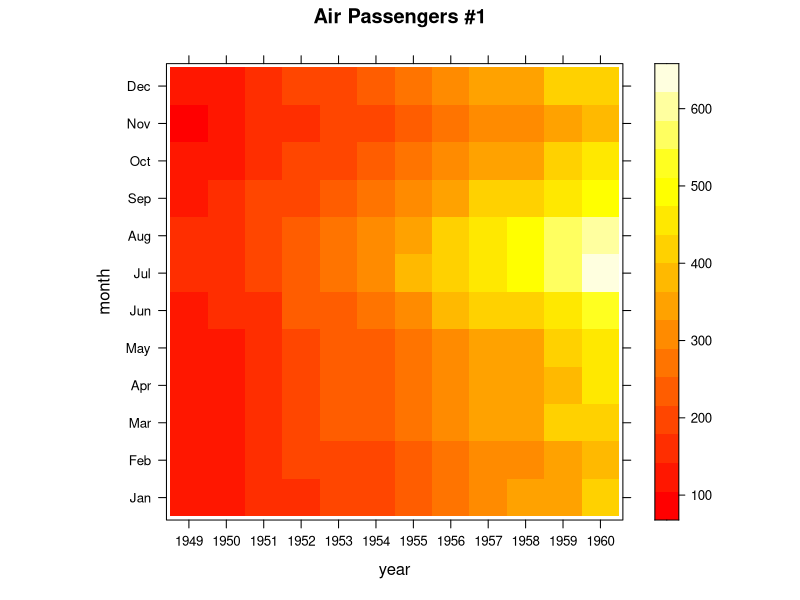
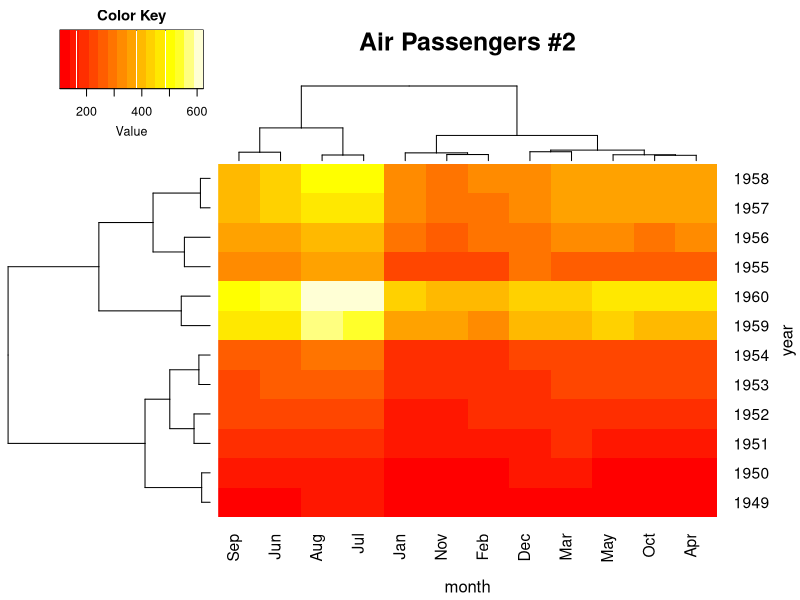
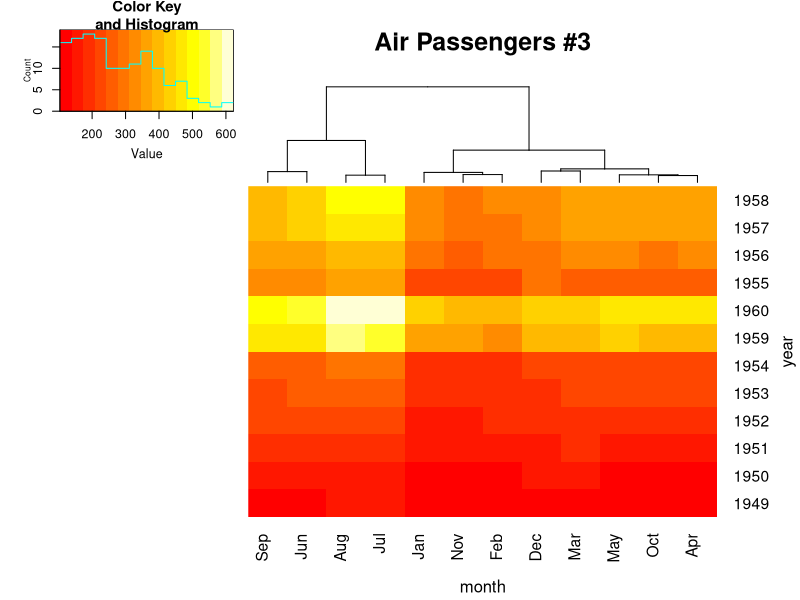
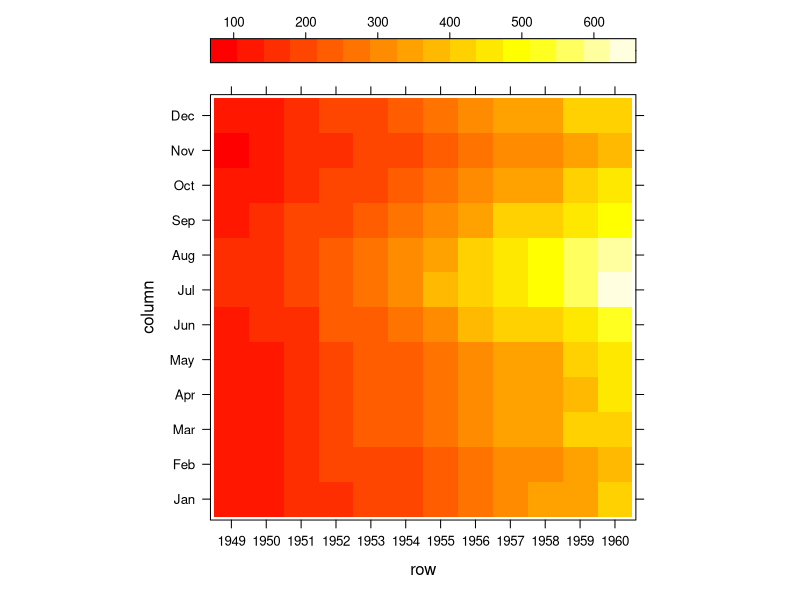
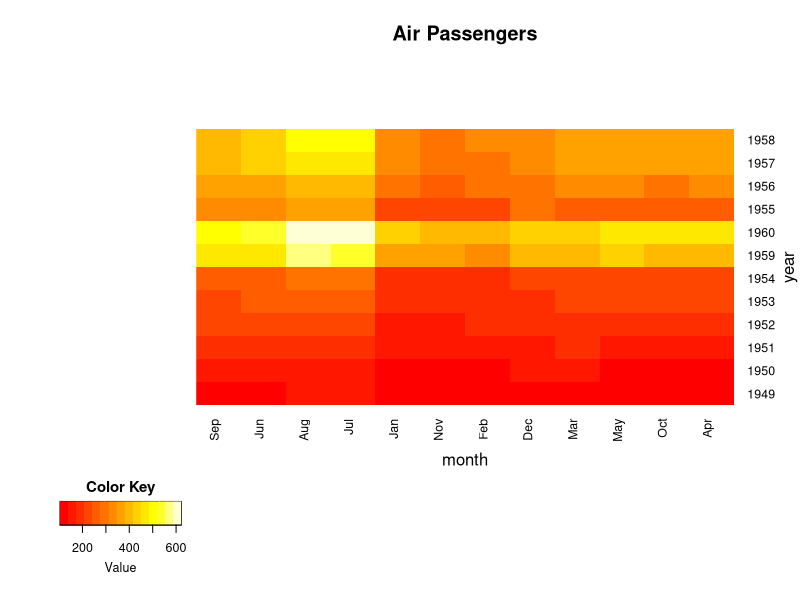
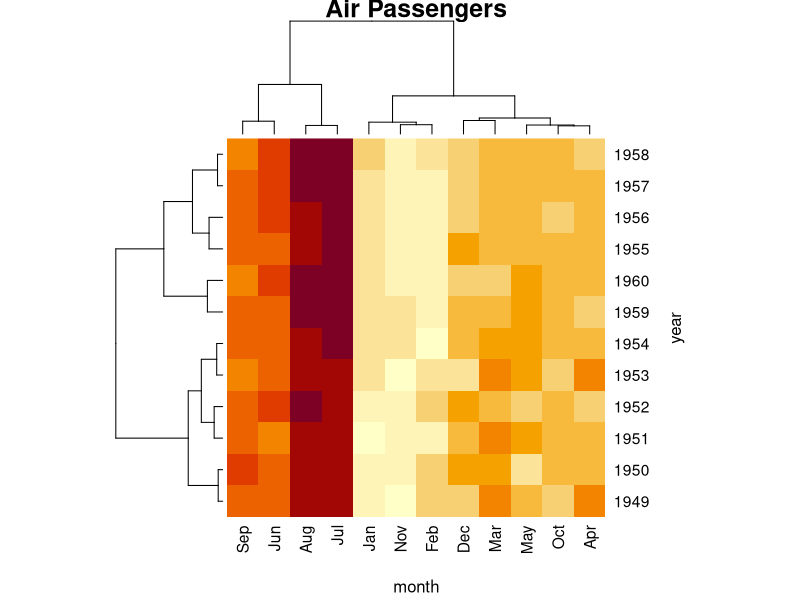
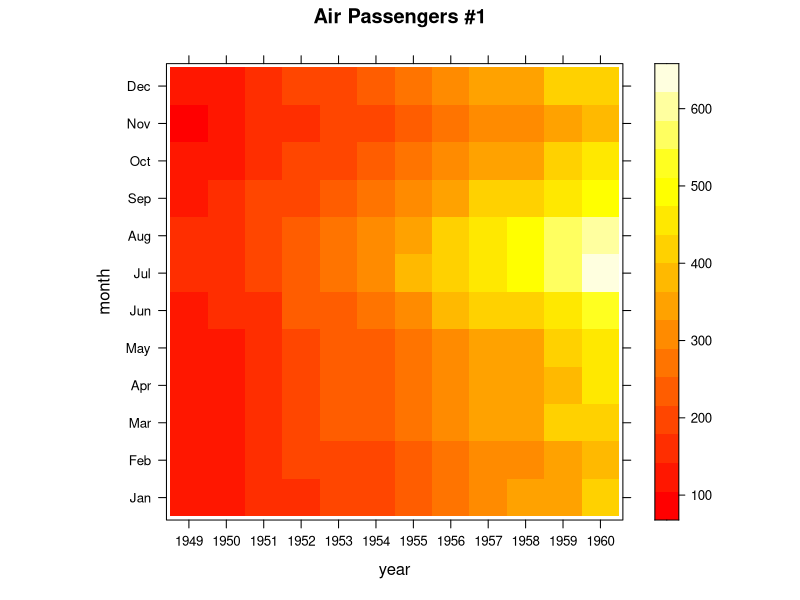
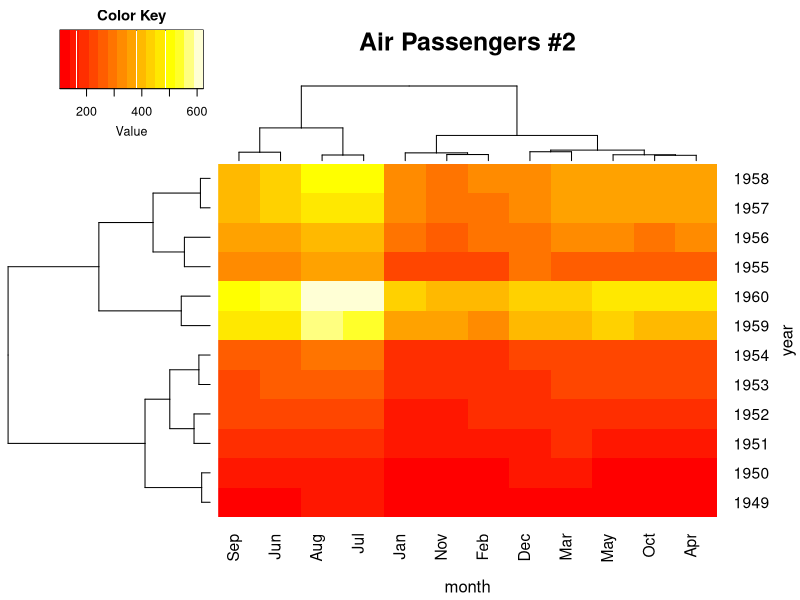

These charts were generated, in order, by the following R code:
## ---- chunk 1
### loading packages
if (!require("gplots")) {
install.packages("gplots", dependencies = TRUE)
library(gplots)
}
if (!require("lattice")) {
install.packages("lattice", dependencies = TRUE)
library(lattice)
}

### loading data
data(AirPassengers)

### converting data
rowcolNames <- list(as.character(1949:1960), month.abb)
air_data <- matrix(AirPassengers, 
  ncol = 12, 
  byrow = TRUE, 
  dimnames = rowcolNames)

### drawing heat maps
pdf("firstHeatmaps.pdf")

# 1) Air Passengers #1
print(levelplot(air_data,
  col.regions=heat.colors, 
  xlab = "year",
  ylab = "month", 
  main = "Air Passengers #1"))

# 2) Air Passengers #2
heatmap.2(air_data, 
  trace = "none", 
  density.info = "none", 
  xlab = "month", 
  ylab = "year", 
  main = "Air Passengers #2")

# 3) Air Passengers #3
heatmap.2(air_data, 
  trace = "none", 
  xlab = "month", 
  ylab = "year", 
  main = "Air Passengers #3",
  density.info = "histogram",
  dendrogram = "column",
  keysize = 1.8)

dev.off()
## ---- chunk 2
data("AirPassengers")
## ---- chunk 3
rowcolNames <- list(as.character(1949:1960), month.abb)
air_data <- matrix(AirPassengers, 
  ncol = 12, 
  byrow = TRUE, 
  dimnames = rowcolNames)
## ---- chunk 4
print(levelplot(air_data,
  col.regions=heat.colors, 
  xlab = "year",
  ylab = "month", 
  main = "Air Passengers #1"))
## ---- chunk 5
heatmap.2(air_data, 
    trace = "none", 
    density.info = "none", 
  xlab = "month", 
  ylab = "year", 
  main = "Air Passengers #2")
## ---- chunk 6
heatmap.2(air_data, 
  trace = "none", 
  xlab = "month", 
  ylab = "year", 
  main = "Air Passengers #3",
  density.info = "histogram",  
  dendrogram = "column",
  keysize = 1.8) 
## ---- chunk 7
levelplot(air_data, col.regions = heat.colors, colorkey = list(space = "top"))
## ---- chunk 8
lmat = rbind(c(0,3),c(2,1),c(4,0))
lmat
## ---- chunk 9
heatmap.2(air_data, dendrogram = "none", trace = "none", density.info = "none", 
   keysize = "1.3", xlab = "month", ylab = "year", main = "Air Passengers",
   lmat = rbind(c(0,3),c(2,1),c(4,0)), lhei = c(1.5,4,1.5))
## ---- chunk 10
heatmap(air_data, 
    xlab = "month", 
    ylab = "year", 
    main = "Air Passengers")
